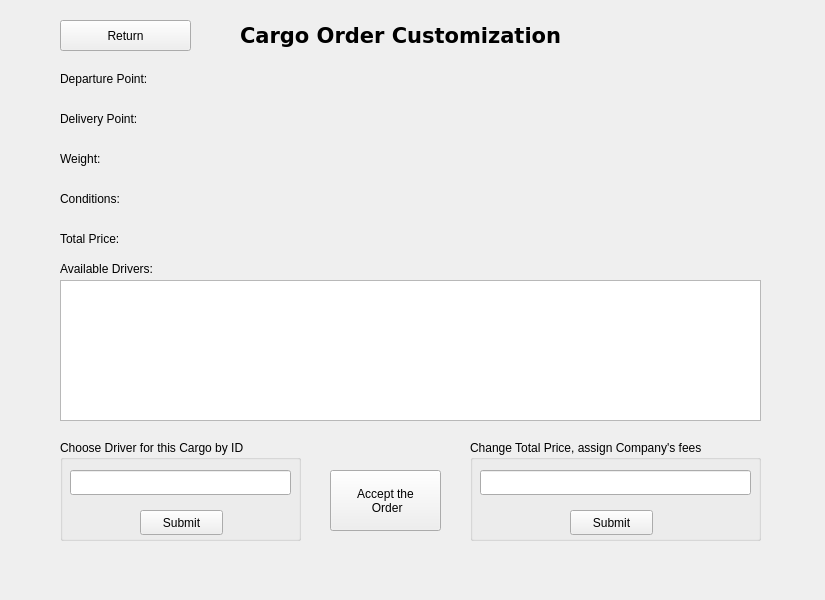
<?xml version="1.0" encoding="UTF-8"?>
<ui version="4.0">
 <class>Company_CargoSettings</class>
 <widget class="QWidget" name="Company_CargoSettings">
  <property name="geometry">
   <rect>
    <x>0</x>
    <y>0</y>
    <width>825</width>
    <height>600</height>
   </rect>
  </property>
  <property name="windowTitle">
   <string>Form</string>
  </property>
  <widget class="QLabel" name="label">
   <property name="geometry">
    <rect>
     <x>60</x>
     <y>70</y>
     <width>161</width>
     <height>17</height>
    </rect>
   </property>
   <property name="text">
    <string>Departure Point:</string>
   </property>
  </widget>
  <widget class="QLabel" name="label_2">
   <property name="geometry">
    <rect>
     <x>60</x>
     <y>110</y>
     <width>111</width>
     <height>17</height>
    </rect>
   </property>
   <property name="text">
    <string>Delivery Point:</string>
   </property>
  </widget>
  <widget class="QLabel" name="label_3">
   <property name="geometry">
    <rect>
     <x>60</x>
     <y>150</y>
     <width>64</width>
     <height>17</height>
    </rect>
   </property>
   <property name="text">
    <string>Weight:</string>
   </property>
  </widget>
  <widget class="QLabel" name="label_4">
   <property name="geometry">
    <rect>
     <x>60</x>
     <y>190</y>
     <width>91</width>
     <height>17</height>
    </rect>
   </property>
   <property name="text">
    <string>Conditions:</string>
   </property>
  </widget>
  <widget class="QTableView" name="tableView">
   <property name="geometry">
    <rect>
     <x>60</x>
     <y>280</y>
     <width>701</width>
     <height>141</height>
    </rect>
   </property>
  </widget>
  <widget class="QLabel" name="label_5">
   <property name="geometry">
    <rect>
     <x>60</x>
     <y>260</y>
     <width>121</width>
     <height>17</height>
    </rect>
   </property>
   <property name="text">
    <string>Available Drivers:</string>
   </property>
  </widget>
  <widget class="QGroupBox" name="groupBox">
   <property name="geometry">
    <rect>
     <x>60</x>
     <y>440</y>
     <width>241</width>
     <height>101</height>
    </rect>
   </property>
   <property name="title">
    <string>Choose Driver for this Cargo by ID</string>
   </property>
   <widget class="QPushButton" name="Choose_Driver">
    <property name="geometry">
     <rect>
      <x>80</x>
      <y>70</y>
      <width>83</width>
      <height>25</height>
     </rect>
    </property>
    <property name="text">
     <string>Submit</string>
    </property>
   </widget>
   <widget class="QLineEdit" name="Driver_Id_input">
    <property name="geometry">
     <rect>
      <x>10</x>
      <y>30</y>
      <width>221</width>
      <height>25</height>
     </rect>
    </property>
   </widget>
  </widget>
  <widget class="QLabel" name="label_6">
   <property name="geometry">
    <rect>
     <x>60</x>
     <y>230</y>
     <width>81</width>
     <height>17</height>
    </rect>
   </property>
   <property name="text">
    <string>Total Price:</string>
   </property>
  </widget>
  <widget class="QLabel" name="Departure_Point">
   <property name="geometry">
    <rect>
     <x>190</x>
     <y>70</y>
     <width>121</width>
     <height>17</height>
    </rect>
   </property>
   <property name="text">
    <string/>
   </property>
  </widget>
  <widget class="QLabel" name="Delivery_Point">
   <property name="geometry">
    <rect>
     <x>190</x>
     <y>110</y>
     <width>101</width>
     <height>17</height>
    </rect>
   </property>
   <property name="text">
    <string/>
   </property>
  </widget>
  <widget class="QLabel" name="Weight">
   <property name="geometry">
    <rect>
     <x>190</x>
     <y>150</y>
     <width>121</width>
     <height>17</height>
    </rect>
   </property>
   <property name="text">
    <string/>
   </property>
  </widget>
  <widget class="QLabel" name="Conditions">
   <property name="geometry">
    <rect>
     <x>190</x>
     <y>190</y>
     <width>121</width>
     <height>17</height>
    </rect>
   </property>
   <property name="text">
    <string/>
   </property>
  </widget>
  <widget class="QLabel" name="Total_price">
   <property name="geometry">
    <rect>
     <x>190</x>
     <y>230</y>
     <width>141</width>
     <height>17</height>
    </rect>
   </property>
   <property name="text">
    <string/>
   </property>
  </widget>
  <widget class="QGroupBox" name="groupBox_2">
   <property name="geometry">
    <rect>
     <x>470</x>
     <y>440</y>
     <width>291</width>
     <height>101</height>
    </rect>
   </property>
   <property name="title">
    <string>Change Total Price, assign Company's fees</string>
   </property>
   <widget class="QLineEdit" name="Total_Price_change">
    <property name="geometry">
     <rect>
      <x>10</x>
      <y>30</y>
      <width>271</width>
      <height>25</height>
     </rect>
    </property>
   </widget>
   <widget class="QPushButton" name="Total_Price_btn">
    <property name="geometry">
     <rect>
      <x>100</x>
      <y>70</y>
      <width>83</width>
      <height>25</height>
     </rect>
    </property>
    <property name="text">
     <string>Submit</string>
    </property>
   </widget>
  </widget>
  <widget class="QPushButton" name="pushButton_3">
   <property name="geometry">
    <rect>
     <x>330</x>
     <y>470</y>
     <width>111</width>
     <height>61</height>
    </rect>
   </property>
   <property name="text">
    <string>Accept the
 Order</string>
   </property>
  </widget>
  <widget class="QLabel" name="label_7">
   <property name="geometry">
    <rect>
     <x>240</x>
     <y>20</y>
     <width>351</width>
     <height>31</height>
    </rect>
   </property>
   <property name="font">
    <font>
     <family>DejaVu Sans</family>
     <pointsize>16</pointsize>
     <weight>75</weight>
     <bold>true</bold>
    </font>
   </property>
   <property name="text">
    <string>Cargo Order Customization</string>
   </property>
  </widget>
  <widget class="QPushButton" name="pushButton">
   <property name="geometry">
    <rect>
     <x>60</x>
     <y>20</y>
     <width>131</width>
     <height>31</height>
    </rect>
   </property>
   <property name="text">
    <string>Return</string>
   </property>
  </widget>
 </widget>
 <resources/>
 <connections/>
</ui>
